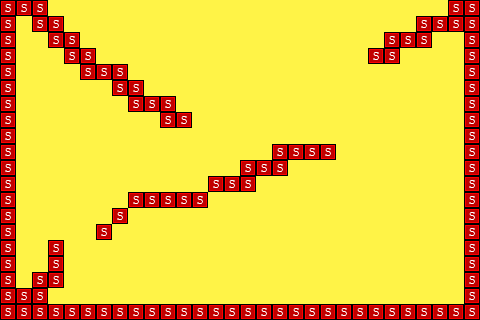

This is a level from a 2D game, rendered from its Tiled map with the project's own tilesets. A one-line summary and the map file follow, with tile-layer data summarised:
An orthogonal 30x20 tile map with 16x16 px tiles, 2 tile layers (Tile Layer 1, collision), 5 tilesets and 139 objects (138x brick, paddle).

<map version="1.0" orientation="orthogonal" width="30" height="20" tilewidth="16" tileheight="16" backgroundcolor="#fff347">
 <tileset firstgid="1" name="ball" tilewidth="16" tileheight="16">
  <image source="../img/ball.png" width="16" height="16" />
 </tileset>
 <tileset firstgid="2" name="brick" tilewidth="16" tileheight="16">
  <image source="../img/brick.png" width="32" height="16" />
 </tileset>
 <tileset firstgid="4" name="paddle" tilewidth="16" tileheight="16">
  <image source="../img/paddle.png" width="48" height="16" />
 </tileset>
 <tileset firstgid="7" name="tiles" tilewidth="16" tileheight="16">
  <image source="../img/tiles.png" width="80" height="224" />
 </tileset>
 <tileset firstgid="77" name="solid-tile" tilewidth="16" tileheight="16">
  <image source="../img/solid-tile.png" width="16" height="16" />
 </tileset>
 <layer name="Tile Layer 1" width="30" height="20">
  <data>[600 cells, 118 non-empty, 2 distinct tile ids]</data>
 </layer>
 <objectgroup color="#000000" name="entity paddle" width="30" height="20">
  <object name="paddle" x="208" y="0" width="48" height="16" />
 </objectgroup>
 <objectgroup color="#4d7474" name="entity brick " width="30" height="20">
  <object name="brick" x="368" y="272" width="32" height="16" />
  <object name="brick" x="368" y="256" width="32" height="16" />
  <object name="brick" x="368" y="240" width="32" height="16" />
  <object name="brick" x="368" y="288" width="32" height="16" />
  <object name="brick" x="400" y="272" width="32" height="16" />
  <object name="brick" x="400" y="256" width="32" height="16" />
  <object name="brick" x="336" y="256" width="32" height="16" />
  <object name="brick" x="336" y="240" width="32" height="16" />
  <object name="brick" x="336" y="272" width="32" height="16" />
  <object name="brick" x="400" y="240" width="32" height="16" />
  <object name="brick" x="336" y="288" width="32" height="16" />
  <object name="brick" x="400" y="288" width="32" height="16" />
  <object name="brick" x="432" y="272" width="32" height="16" />
  <object name="brick" x="432" y="288" width="32" height="16" />
  <object name="brick" x="432" y="240" width="32" height="16" />
  <object name="brick" x="432" y="256" width="32" height="16" />
  <object name="brick" x="208" y="256" width="32" height="16" />
  <object name="brick" x="272" y="240" width="32" height="16" />
  <object name="brick" x="272" y="272" width="32" height="16" />
  <object name="brick" x="240" y="272" width="32" height="16" />
  <object name="brick" x="272" y="256" width="32" height="16" />
  <object name="brick" x="272" y="288" width="32" height="16" />
  <object name="brick" x="304" y="240" width="32" height="16" />
  <object name="brick" x="208" y="240" width="32" height="16" />
  <object name="brick" x="240" y="288" width="32" height="16" />
  <object name="brick" x="240" y="240" width="32" height="16" />
  <object name="brick" x="240" y="256" width="32" height="16" />
  <object name="brick" x="304" y="288" width="32" height="16" />
  <object name="brick" x="304" y="272" width="32" height="16" />
  <object name="brick" x="208" y="288" width="32" height="16" />
  <object name="brick" x="208" y="272" width="32" height="16" />
  <object name="brick" x="304" y="256" width="32" height="16" />
  <object name="brick" x="112" y="256" width="32" height="16" />
  <object name="brick" x="176" y="240" width="32" height="16" />
  <object name="brick" x="176" y="272" width="32" height="16" />
  <object name="brick" x="144" y="272" width="32" height="16" />
  <object name="brick" x="176" y="256" width="32" height="16" />
  <object name="brick" x="176" y="288" width="32" height="16" />
  <object name="brick" x="112" y="240" width="32" height="16" />
  <object name="brick" x="144" y="288" width="32" height="16" />
  <object name="brick" x="144" y="240" width="32" height="16" />
  <object name="brick" x="144" y="256" width="16" />
  <object name="brick" x="144" y="256" width="32" height="16" />
  <object name="brick" x="112" y="288" width="32" height="16" />
  <object name="brick" x="112" y="272" width="32" height="16" />
  <object name="brick" x="336" y="192" width="32" height="16" />
  <object name="brick" x="400" y="176" width="32" height="16" />
  <object name="brick" x="400" y="208" width="32" height="16" />
  <object name="brick" x="368" y="208" width="32" height="16" />
  <object name="brick" x="400" y="192" width="32" height="16" />
  <object name="brick" x="400" y="224" width="32" height="16" />
  <object name="brick" x="432" y="176" width="32" height="16" />
  <object name="brick" x="336" y="176" width="32" height="16" />
  <object name="brick" x="368" y="224" width="32" height="16" />
  <object name="brick" x="368" y="176" width="32" height="16" />
  <object name="brick" x="368" y="192" width="32" height="16" />
  <object name="brick" x="432" y="224" width="32" height="16" />
  <object name="brick" x="432" y="208" width="32" height="16" />
  <object name="brick" x="336" y="224" width="32" height="16" />
  <object name="brick" x="336" y="208" width="32" height="16" />
  <object name="brick" x="432" y="192" width="32" height="16" />
  <object name="brick" x="336" y="128" width="32" height="16" />
  <object name="brick" x="400" y="112" width="32" height="16" />
  <object name="brick" x="400" y="144" width="32" height="16" />
  <object name="brick" x="368" y="144" width="32" height="16" />
  <object name="brick" x="400" y="128" width="32" height="16" />
  <object name="brick" x="400" y="160" width="32" height="16" />
  <object name="brick" x="432" y="112" width="32" height="16" />
  <object name="brick" x="336" y="112" width="32" height="16" />
  <object name="brick" x="368" y="160" width="32" height="16" />
  <object name="brick" x="368" y="112" width="32" height="16" />
  <object name="brick" x="368" y="128" width="32" height="16" />
  <object name="brick" x="432" y="160" width="32" height="16" />
  <object name="brick" x="432" y="144" width="32" height="16" />
  <object name="brick" x="336" y="160" width="32" height="16" />
  <object name="brick" x="336" y="144" width="32" height="16" />
  <object name="brick" x="432" y="128" width="32" height="16" />
  <object name="brick" x="16" y="128" width="32" height="16" />
  <object name="brick" x="80" y="112" width="32" height="16" />
  <object name="brick" x="80" y="144" width="32" height="16" />
  <object name="brick" x="48" y="144" width="32" height="16" />
  <object name="brick" x="80" y="128" width="32" height="16" />
  <object name="brick" x="80" y="160" width="32" height="16" />
  <object name="brick" x="112" y="112" width="32" height="16" />
  <object name="brick" x="16" y="112" width="32" height="16" />
  <object name="brick" x="48" y="160" width="32" height="16" />
  <object name="brick" x="48" y="112" width="32" height="16" />
  <object name="brick" x="48" y="128" width="32" height="16" />
  <object name="brick" x="112" y="160" width="32" height="16" />
  <object name="brick" x="112" y="144" width="32" height="16" />
  <object name="brick" x="16" y="160" width="32" height="16" />
  <object name="brick" x="16" y="144" width="32" height="16" />
  <object name="brick" x="112" y="128" width="32" height="16" />
  <object name="brick" x="16" y="256" width="32" height="16" />
  <object name="brick" x="16" y="240" width="32" height="16" />
  <object name="brick" x="16" y="224" width="32" height="16" />
  <object name="brick" x="16" y="208" width="32" height="16" />
  <object name="brick" x="16" y="192" width="32" height="16" />
  <object name="brick" x="16" y="176" width="32" height="16" />
  <object name="brick" x="48" y="192" width="32" height="16" />
  </objectgroup>
 <layer name="collision" width="30" height="20">
  <data>[600 cells, 118 non-empty, 1 distinct tile ids]</data>
 </layer>
</map>
<!-- 38 of 139 objects omitted -->
